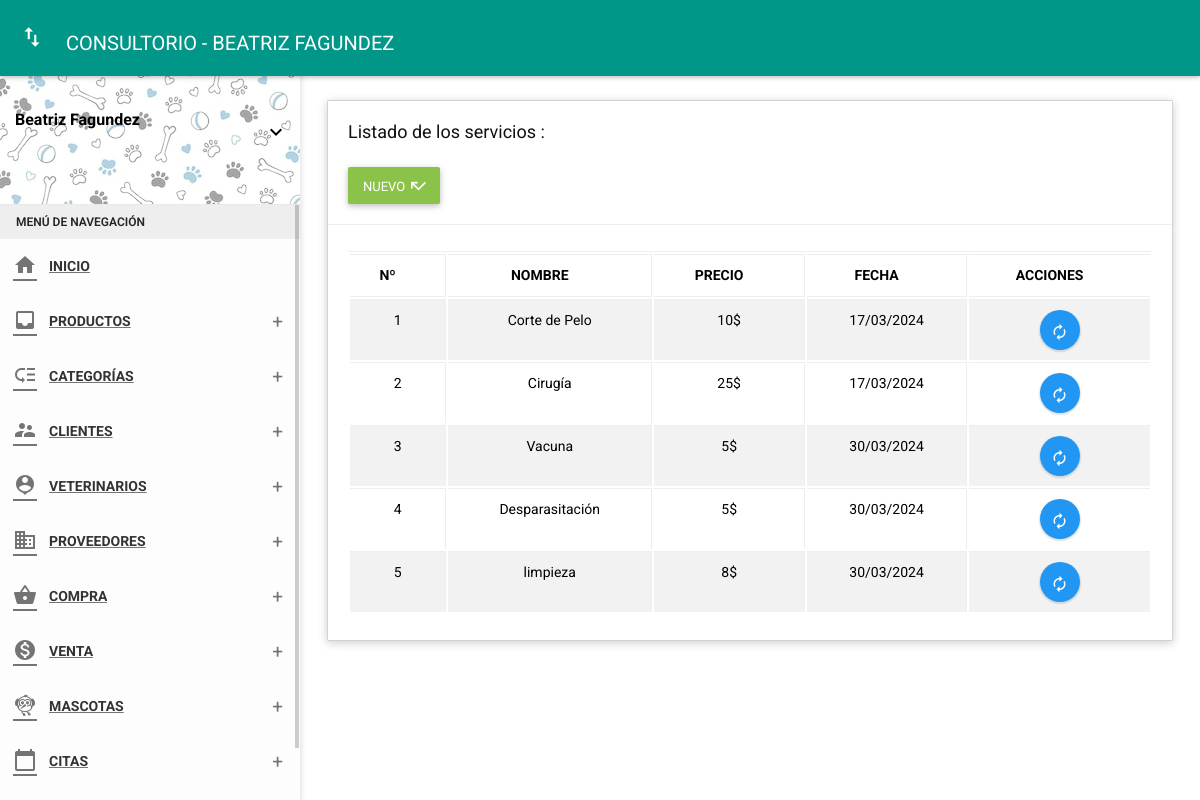
/folder/servicio.php (signed in), run on the app's committed database.
### tables this page shows
CREATE TABLE `service` (
  `id_servi` int(11) NOT NULL,
  `nomser` varchar(100) NOT NULL,
  `estado` char(1) NOT NULL,
  `price` float NOT NULL,
  `fere` date NOT NULL
);

### Controller/servicecontrolador.php (called while the page is built, shortened)
<?php
require_once '../Model/modeloservice.php';
class servicecontrolador{
    function mostrar(){
        $service=new Modelo();
        $dato=$service->mostrar("service", "1");
        require_once '../View/servicio/mostrar.php';
    }
    }

### Model/modeloservice.php (called while the page is built, shortened)
<?php
class Modelo{
  private $service;
  private $db;
  public function __construct(){
      $this->service=array();
      $this->db=new PDO('mysql:host=localhost;dbname=vetdog',"root","");
  }
  public function mostrar($tabla,$condicion){
      $consulta="SELECT * FROM service";
      $resultado=$this->db->query($consulta);
      while ($tabla=$resultado->fetchAll(PDO::FETCH_ASSOC)) {
          $this->service[]=$tabla;
      }
      return $this->service;
    }
}
 ?>

### View/servicio/mostrar.php (the view, shortened to what this page needs)
<?php include('./../Includes/Head.php'); ?>
<body class="theme-red">
  <?php include('./../Includes/Nav.php'); ?>
  <?php include '../Includes/Sidebar.php'; ?>
  <section class="content">
    <div class="container-fluid">
      <div class="row clearfix">
        <div class="col-lg-12 col-md-12 col-sm-12 col-xs-12">
          <div class="card">
            <div class="header">
              <h2>Listado de los servicios : </h2><br>
              <a type="button" href="../vista/servicio/nuevo" class="btn bg-light-green waves-effect">
                <span>NUEVO</span>
                <i class="material-icons">call_missed</i>
              </a>
            </div>
            <div class="body">
              <div class="table-responsive">
                <table class="table table-bordered table-striped table-hover dataTable js-exportable">
                  <thead>
                    <tr>
                      <th class="text-center">Nº</th>
                      <th class="text-center">NOMBRE</th>
                      <th class="text-center">PRECIO</th>
                      <th class="text-center">FECHA</th>
                      <th class="text-center">ACCIONES</th>
                    </tr>
                  </thead>
                  <tbody>
                    <?php
                    foreach ($dato as $value) {
                      foreach ($value as $key => $va) { ?>
                        <tr>
                          <td class="text-center"><?= $key + 1 ?></td>
                          <td class="text-center"><?= $va['nomser']; ?></td>
                          <td class="text-center"><?= $va['price'] ?>$</td>
                          <td class="text-center"><?= date('d/m/Y',strtotime($va['fere'])) ?></td>
                          <td style="display: flex;justify-content: center;gap: 5px;">
                            <a type="button" href="../vista/servicio/edit?serviceID=<?= $va["id_servi"]; ?>" class="btn bg-blue btn-circle waves-effect waves-circle waves-float btnEdit">
                              <i class="material-icons">autorenew</i>
                            </a>
                          </td>
                        </tr>
                    <?php
                      }
                    }
                    ?>
                  </tbody>
                </table>
              </div>
            </div>
          </div>
        </div>
      </div>
    </div>
  </section>
</body>
</html>

### data on the page
service: nomser "Corte de Pelo", price "10", fere "17/03/2024"
service: nomser "Cirugía", price "25", fere "17/03/2024"
service: nomser "Vacuna", price "5", fere "30/03/2024"
service: nomser "Desparasitación", price "5", fere "30/03/2024"
service: nomser "limpieza", price "8", fere "30/03/2024"

### other printed values
$_SESSION['name'] "Beatriz Fagundez"
